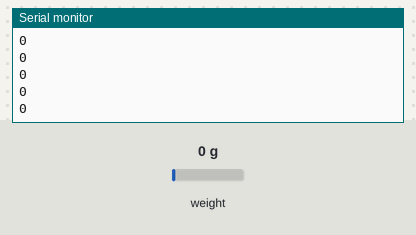
A sketch run on a simulated Arduino Nano, built with avr-gcc and run on an emulated ATmega328P. Parts: the last lines printed to the serial monitor. The test bench sets the inputs (shaded band); at power-on: weight on the scale 0 g.

Above: at 1.2 s.
1.3 s: weight on the scale set to 100 g
At 1.46 s:
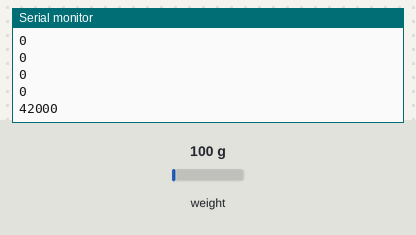
2.8 s: weight on the scale set to 1250 g
At 2.86 s:
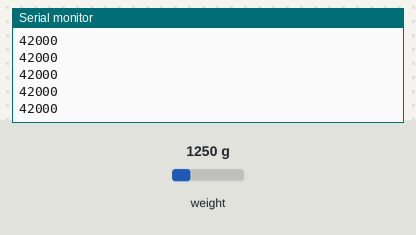
Timing chart, 0 to 5.8 s (numbered marks = the images above; inputs shaded):
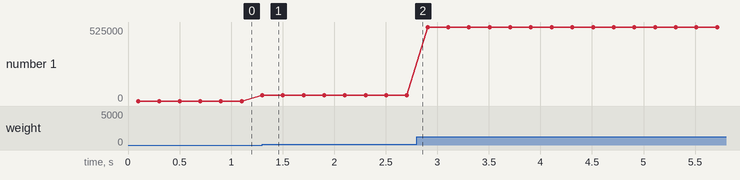

The sketch:

hx711_bench_test.ino
```cpp
// HX711 bench test: prints raw counts so you can see the load cell respond (gate G1).
// Wiring (breadboard, see images/breadboard_test.png):
//   HX711 GND -> Nano GND, DT -> D3, SCK -> D2, VCC -> 5V
// Serial Monitor at 115200 baud. Pass: the number moves by tens of thousands
// when the cell is pressed (about 43,000 counts per kg) and comes back when released.
// Library: "HX711 Arduino Library" by Bogdan Necula.
// Note: the library's own example uses DT on D2 and SCK on D3 - the opposite of this wiring.

#include "HX711.h"
const int DT_PIN  = 3;   // HX711 DT  -> D3
const int SCK_PIN = 2;   // HX711 SCK -> D2
HX711 scale;

void setup() {
  Serial.begin(115200);
  scale.begin(DT_PIN, SCK_PIN);
  Serial.println("starting...");
}

void loop() {
  if (scale.wait_ready_timeout(1000)) {
    Serial.println(scale.read());          // raw counts
  } else {
    Serial.println("HX711 not found: check DT, SCK, VCC, GND");
  }
  delay(100);
}
```

Measured:
- after the input at 1.3 s, the serial monitor: prints a new line at once (image 1)
- plotted number 1: 0 → 42000 after the input at 1.3 s, 42000 → 525000 after the input at 2.8 s
